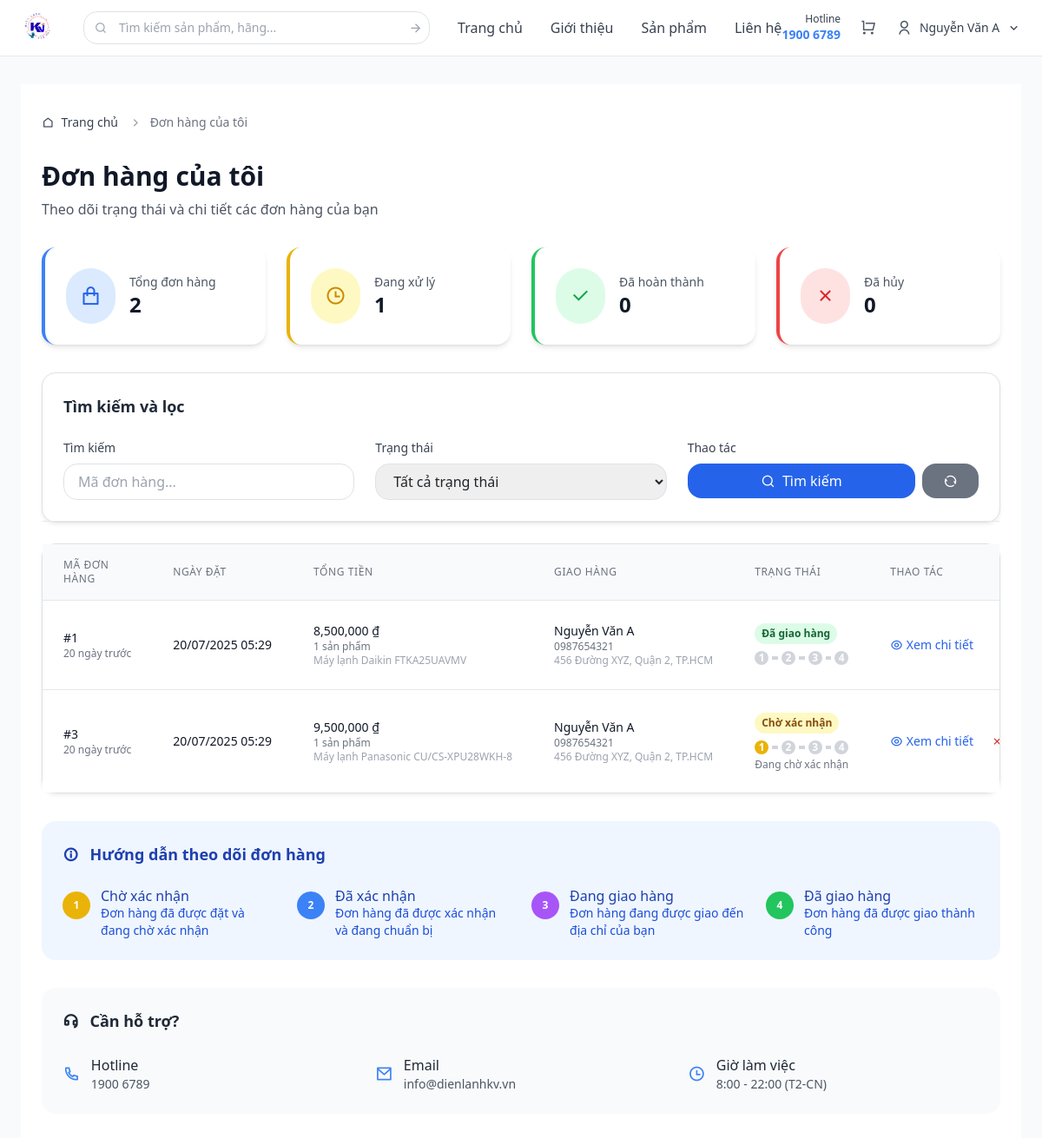
The app's page /controller/index.php?act=my_orders (signed in) with its own data.
### tables this page shows
CREATE TABLE taikhoan (
  id_user INT AUTO_INCREMENT PRIMARY KEY,
    username VARCHAR(20) NOT NULL UNIQUE,
  password VARCHAR(255) NOT NULL,
  fullname VARCHAR(250) NOT NULL,
    email VARCHAR(250) NOT NULL UNIQUE,
  phone VARCHAR(20) NOT NULL,
  address VARCHAR(250) NOT NULL,
  position VARCHAR(12) NOT NULL DEFAULT 'user',
    created_at TIMESTAMP DEFAULT CURRENT_TIMESTAMP,
    updated_at TIMESTAMP DEFAULT CURRENT_TIMESTAMP ON UPDATE CURRENT_TIMESTAMP,
    INDEX idx_username (username),
    INDEX idx_email (email),
    INDEX idx_position (position)
);

CREATE TABLE donhang (
  id_dh INT AUTO_INCREMENT PRIMARY KEY,
  id_user INT NOT NULL,
  tongdh INT NOT NULL,
  ngaydat DATETIME NOT NULL,
  trangthai VARCHAR(30) DEFAULT 'Chờ xác nhận',
  ten_nguoi_nhan VARCHAR(250) NOT NULL,
  sdt_nguoi_nhan VARCHAR(20) NOT NULL,
  dia_chi_giao TEXT NOT NULL,
  ghi_chu TEXT,
  phuong_thuc_thanh_toan VARCHAR(50) DEFAULT 'Tiền mặt',
    ngay_cap_nhat TIMESTAMP DEFAULT CURRENT_TIMESTAMP ON UPDATE CURRENT_TIMESTAMP,
    created_at TIMESTAMP DEFAULT CURRENT_TIMESTAMP,
    FOREIGN KEY (id_user) REFERENCES taikhoan(id_user) ON DELETE CASCADE,
    INDEX idx_user (id_user),
    INDEX idx_trangthai (trangthai),
    INDEX idx_ngaydat (ngaydat)
);

### view/pages/my_orders.php (the view, shortened to what the rows shown need)
<?php
include_once __DIR__ . '/../../model/donhang.php';
include_once __DIR__ . '/../../helpers/jwt_helper.php';
include_once __DIR__ . '/../layout/layout.php';
$currentUser = getCurrentUser();
$userId = $currentUser['id_user'];
$donHang = new DonHang();
$search = trim($_GET['search'] ?? '');
$status_filter = trim($_GET['status'] ?? '');
$allUserOrders = $donHang->getUserOrders($userId);
$userOrders = array_filter($allUserOrders, function($order) use ($search, $status_filter) {
    $matchSearch = empty($search) || strpos($order['id_dh'], $search) !== false;
    $matchStatus = empty($status_filter) || $order['trangthai'] === $status_filter;
    return $matchSearch && $matchStatus;
});
$userOrders = array_values($userOrders);
$per_page = 10;
$total_orders_filtered = count($userOrders);
$total_pages = ceil($total_orders_filtered / $per_page);
$current_page = max(1, intval($_GET['page'] ?? 1));
$offset = ($current_page - 1) * $per_page;
$userOrders = array_slice($userOrders, $offset, $per_page);
$total_orders = count($allUserOrders);
$pending_orders = 0;
$completed_orders = 0;
$cancelled_orders = 0;
foreach ($allUserOrders as $order) {
    switch ($order['trangthai']) {
        case 'Chờ xác nhận':
        case 'Đã xác nhận':
        case 'Đang giao':
            $pending_orders++;
            break;
    }
}
$content = '
<div class="max-w-7xl mx-auto px-4 bg-white min-h-screen py-8">
    <div class="mb-8">
        <h1 class="text-3xl font-bold text-gray-900 mb-2">Đơn hàng của tôi</h1>
    </div>
                    <p class="text-2xl font-semibold text-gray-900">' . $total_orders . '</p>
                    <p class="text-2xl font-semibold text-gray-900">' . $pending_orders . '</p>
                    <p class="text-2xl font-semibold text-gray-900">' . $completed_orders . '</p>
                    <p class="text-2xl font-semibold text-gray-900">' . $cancelled_orders . '</p>
                        <input type="text" name="search" value="' . htmlspecialchars($_GET['search'] ?? '') . '"
                            <option value="Chờ xác nhận"' . (($_GET['status'] ?? '') === 'Chờ xác nhận' ? ' selected' : '') . '>Chờ xác nhận</option>
                            <option value="Đã xác nhận"' . (($_GET['status'] ?? '') === 'Đã xác nhận' ? ' selected' : '') . '>Đã xác nhận</option>
                            <option value="Đang giao"' . (($_GET['status'] ?? '') === 'Đang giao' ? ' selected' : '') . '>Đang giao</option>
                            <option value="Đã giao"' . (($_GET['status'] ?? '') === 'Đã giao' ? ' selected' : '') . '>Đã giao</option>
                            <option value="Đã hủy"' . (($_GET['status'] ?? '') === 'Đã hủy' ? ' selected' : '') . '>Đã hủy</option>
    <div class="bg-white rounded-lg shadow-sm border border-gray-200">
        ' . (empty($userOrders) ? '
                ' . (!empty($search) || !empty($status_filter) ? 'Không tìm thấy đơn hàng nào' : 'Chưa có đơn hàng nào') . '
                ' . (!empty($search) || !empty($status_filter) ? 'Thử thay đổi bộ lọc tìm kiếm hoặc' : 'Bạn chưa có đơn hàng nào. Hãy') . ' bắt đầu mua sắm ngay!
        ' : '
        <div class="overflow-x-auto">
            <table class="min-w-full divide-y divide-gray-200">
                <thead class="bg-gray-50">
                    <tr>
                        <th class="px-6 py-3 text-left text-xs font-medium text-gray-500 uppercase tracking-wider">
                            Mã đơn hàng
                        </th>
                        <th class="px-6 py-3 text-left text-xs font-medium text-gray-500 uppercase tracking-wider">
                            Ngày đặt
                        </th>
                        <th class="px-6 py-3 text-left text-xs font-medium text-gray-500 uppercase tracking-wider">
                            Tổng tiền
                        </th>
                        <th class="px-6 py-3 text-left text-xs font-medium text-gray-500 uppercase tracking-wider">
                            Giao hàng
                        </th>
                        <th class="px-6 py-3 text-left text-xs font-medium text-gray-500 uppercase tracking-wider">
                            Trạng thái
                        </th>
                        <th class="px-6 py-3 text-left text-xs font-medium text-gray-500 uppercase tracking-wider">
                            Thao tác
                        </th>
                    </tr>
                </thead>
                <tbody class="bg-white divide-y divide-gray-200">
                    ' . implode('', array_map(function($order) {
                        $statusColors = [
                            'Chờ xác nhận' => 'bg-yellow-100 text-yellow-800',
                            'Đã xác nhận' => 'bg-blue-100 text-blue-800',
                            'Đang giao hàng' => 'bg-purple-100 text-purple-800',
                            'Đã giao hàng' => 'bg-green-100 text-green-800',
                            'Đã hủy' => 'bg-red-100 text-red-800'
                        ];
                        $statusColor = $statusColors[$order['trangthai']] ?? 'bg-gray-100 text-gray-800';
                        $orderDate = new DateTime($order['ngaydat']);
                        $now = new DateTime();
                        $interval = $orderDate->diff($now);
                        $timeAgo = '';
                        if ($interval->days > 0) {
                            $timeAgo = $interval->days . ' ngày trước';
                        } elseif ($interval->h > 0) {
                            $timeAgo = $interval->h . ' giờ trước';
                        } elseif ($interval->i > 0) {
                            $timeAgo = $interval->i . ' phút trước';
                        } else {
                            $timeAgo = 'Vừa xong';
                        }
                        return '
                        <tr class="hover:bg-gray-50">
                            <td class="px-6 py-4 whitespace-nowrap">
                                <div class="text-sm font-medium text-gray-900">#' . $order['id_dh'] . '</div>
                                <div class="text-xs text-gray-500">' . $timeAgo . '</div>
                            </td>
                            <td class="px-6 py-4 whitespace-nowrap">
                                <div class="text-sm text-gray-900">' . date('d/m/Y H:i', strtotime($order['ngaydat'])) . '</div>
                            </td>
                            <td class="px-6 py-4 whitespace-nowrap">
                                <div class="text-sm font-medium text-gray-900">' . number_format($order['tongdh']) . ' ₫</div>
                                <div class="text-xs text-gray-500">
                                    ' . $order['so_san_pham'] . ' sản phẩm
                                    ' . (!empty($order['danh_sach_sp']) ? '<br><span class="text-gray-400">' . substr($order['danh_sach_sp'], 0, 50) . (strlen($order['danh_sach_sp']) > 50 ? '...' : '') . '</span>' : '') . '
                                </div>
                            </td>
                            <td class="px-6 py-4 whitespace-nowrap">
                                <div class="text-sm text-gray-900">' . htmlspecialchars($order['ten_nguoi_nhan']) . '</div>
                                <div class="text-xs text-gray-500">' . htmlspecialchars($order['sdt_nguoi_nhan']) . '</div>
                                <div class="text-xs text-gray-400 truncate max-w-xs">' . htmlspecialchars($order['dia_chi_giao']) . '</div>
                            </td>
                            <td class="px-6 py-4 whitespace-nowrap">
                                <span class="inline-flex px-2 py-1 text-xs font-semibold rounded-full ' . $statusColor . '">
                                    ' . $order['trangthai'] . '
                                </span>
                                <div class="mt-2 flex items-center space-x-1">
                                    <div class="w-4 h-4 rounded-full ' . ($order['trangthai'] === 'Chờ xác nhận' || $order['trangthai'] === 'Đã xác nhận' || $order['trangthai'] === 'Đang giao' || $order['trangthai'] === 'Đã giao' ? 'bg-yellow-500' : 'bg-gray-300') . ' flex items-center justify-center">
                                    </div>
                                    <div class="flex-1 h-1 ' . ($order['trangthai'] === 'Đã xác nhận' || $order['trangthai'] === 'Đang giao' || $order['trangthai'] === 'Đã giao' ? 'bg-yellow-500' : 'bg-gray-300') . '"></div>
                                    <div class="w-4 h-4 rounded-full ' . ($order['trangthai'] === 'Đã xác nhận' || $order['trangthai'] === 'Đang giao' || $order['trangthai'] === 'Đã giao' ? 'bg-blue-500' : 'bg-gray-300') . ' flex items-center justify-center">
                                    </div>
                                    <div class="flex-1 h-1 ' . ($order['trangthai'] === 'Đang giao' || $order['trangthai'] === 'Đã giao' ? 'bg-blue-500' : 'bg-gray-300') . '"></div>
                                    <div class="w-4 h-4 rounded-full ' . ($order['trangthai'] === 'Đang giao' || $order['trangthai'] === 'Đã giao' ? 'bg-purple-500' : 'bg-gray-300') . ' flex items-center justify-center">
                                    </div>
                                    <div class="flex-1 h-1 ' . ($order['trangthai'] === 'Đã giao' ? 'bg-purple-500' : 'bg-gray-300') . '"></div>
                                    <div class="w-4 h-4 rounded-full ' . ($order['trangthai'] === 'Đã giao' ? 'bg-green-500' : 'bg-gray-300') . ' flex items-center justify-center">
                                    </div>
                                </div>
                                <div class="text-xs text-gray-500 mt-1">
                                    ' . ($order['trangthai'] === 'Chờ xác nhận' ? 'Đang chờ xác nhận' : '') . '
                                    ' . ($order['trangthai'] === 'Đã xác nhận' ? 'Đã xác nhận và đang chuẩn bị' : '') . '
                                    ' . ($order['trangthai'] === 'Đang giao' ? 'Đang giao hàng' : '') . '
                                    ' . ($order['trangthai'] === 'Đã giao' ? 'Đã giao thành công' : '') . '
                                </div>
                            </td>
                                    <a href="/project/controller/index.php?act=order_detail&id=' . $order['id_dh'] . '" class="text-blue-600 hover:text-blue-900 mr-3">
                                    </a>
                                    ' . ($order['trangthai'] === 'Chờ xác nhận' ? '
                                    <button onclick="cancelOrder(' . $order['id_dh'] . ')" class="text-red-600 hover:text-red-900">
                                    </button>
                                    ' : '') . '
                        </tr>
                        ';
                    }, $userOrders)) . '
                </tbody>
            </table>
        </div>
        ') . '
        ' . ($total_pages > 1 ? '
                    Hiển thị ' . ($offset + 1) . ' đến ' . min($offset + $per_page, $total_orders_filtered) . ' của ' . $total_orders_filtered . ' đơn hàng
                    ' . ($current_page > 1 ? '
                    <a href="?act=my_orders&page=' . ($current_page - 1) . '&search=' . urlencode($search) . '&status=' . urlencode($status_filter) . '"
                    ' : '') . '
                    ' . implode('', array_map(function($i) use ($current_page, $search, $status_filter) {
                        $active_class = $i == $current_page ? 'bg-blue-600 text-white' : 'border border-gray-300 hover:bg-gray-50';
                        return '
                        <a href="?act=my_orders&page=' . $i . '&search=' . urlencode($search) . '&status=' . urlencode($status_filter) . '"
                           class="px-3 py-1 rounded text-sm ' . $active_class . '">
                            ' . $i . '
                        </a>
                        ';
                    }, range(max(1, $current_page - 2), min($total_pages, $current_page + 2)))) . '
                    ' . ($current_page < $total_pages ? '
                    <a href="?act=my_orders&page=' . ($current_page + 1) . '&search=' . urlencode($search) . '&status=' . urlencode($status_filter) . '"
                    ' : '') . '
        ' : '') . '
    </div>
    ' . (!empty($userOrders) ? '
    ' : '') . '
</div>
<script>
let currentOrderId = null;
function cancelOrder(orderId) {
    currentOrderId = orderId;
    document.getElementById("cancelOrderId").textContent = "#" + orderId;
    document.getElementById("cancelModal").classList.remove("hidden");
}
function hideCancelModal() {
    document.getElementById("cancelModal").classList.add("hidden");
    currentOrderId = null;
}
function confirmCancelOrder() {
    if (currentOrderId) {
        // Gửi request hủy đơn hàng
        fetch("/project/controller/index.php?act=cancel_order", {
            method: "POST",
            headers: {
                "Content-Type": "application/x-www-form-urlencoded",
            },
            body: "order_id=" + currentOrderId
        })
        .then(response => response.json())
        .then(data => {
            if (data.success) {
                alert("Hủy đơn hàng thành công!");
                location.reload();
            } else {
                alert("Có lỗi xảy ra: " + data.message);
            }
        })
        .catch(error => {
            alert("Có lỗi xảy ra khi hủy đơn hàng!");
        });
        hideCancelModal();
    }
}
// Close modal when clicking outside
window.onclick = function(event) {
    const modal = document.getElementById("cancelModal");
    if (event.target === modal) {
        hideCancelModal();
    }
}
</script>';
renderPage("Đơn hàng của tôi - Điện Lạnh KV", $content);
?>

### view/layout/header.php (shortened to what the rows shown need)
<?php
include_once __DIR__ . '/../../helpers/jwt_helper.php';
$currentUser = getCurrentUser();
?>
<!DOCTYPE html>
<html lang="en">
<head>
    <script src="https://cdn.tailwindcss.com"></script>
    <link
      href="https://cdnjs.cloudflare.com/ajax/libs/remixicon/4.6.0/remixicon.min.css"
      rel="stylesheet"
    />
    <link
      href="https://cdn.jsdelivr.net/npm/bootstrap@5.3.0-alpha1/dist/css/bootstrap.min.css"
      rel="stylesheet"
    />
    <link href="https://cdn.jsdelivr.net/npm/bootstrap@5.3.0-alpha1/dist/css/bootstrap.min.css" rel="stylesheet" />
    <link rel="stylesheet" href="/project/view/css/style.css">
    <link rel="stylesheet" href="/project/view/css/custom.css">
</head>
<body>
    <header class="bg-white shadow-sm border-b">
        <div class="max-w-7xl mx-auto px-4">
            <div class="flex items-center justify-between h-16">
                <div class="flex items-center space-x-4">
                    <?php if ($currentUser): ?>
                        <div class="relative group">
                            <button class="flex items-center space-x-2 text-gray-700 hover:text-primary">
                                <i class="ri-user-line text-gray-600 text-lg"></i>
                                <span class="text-sm font-medium"><?php echo htmlspecialchars($currentUser['fullname']); ?></span>
                                <i class="ri-arrow-down-s-line"></i>
                            </button>
                        </div>
                    <?php endif; ?>
                </div>
            </div>
        </div>
    </header>

### records on screen
taikhoan: fullname "Nguyễn Văn A"
donhang: id_dh "1", ngaydat "20 ngày trước", ngaydat "20/07/2025 05:29", tongdh "8,500,000", ten_nguoi_nhan "Nguyễn Văn A", sdt_nguoi_nhan "0987654321", dia_chi_giao "456 Đường XYZ, Quận 2, TP.HCM", trangthai "Đã giao hàng"
donhang: id_dh "3", ngaydat "20 ngày trước", ngaydat "20/07/2025 05:29", tongdh "9,500,000", ten_nguoi_nhan "Nguyễn Văn A", sdt_nguoi_nhan "0987654321", dia_chi_giao "456 Đường XYZ, Quận 2, TP.HCM", trangthai "Chờ xác nhận"

### other values on screen
$total_orders "2"
$pending_orders "1"
$completed_orders "0"
$cancelled_orders "0"
$order['so_san_pham'] "1 1"
substr($order['danh_sach_sp'], 0, 50) "Máy lạnh Daikin FTKA25UAVMV Máy lạnh Panasonic CU/CS-XPU28WKH-8"
